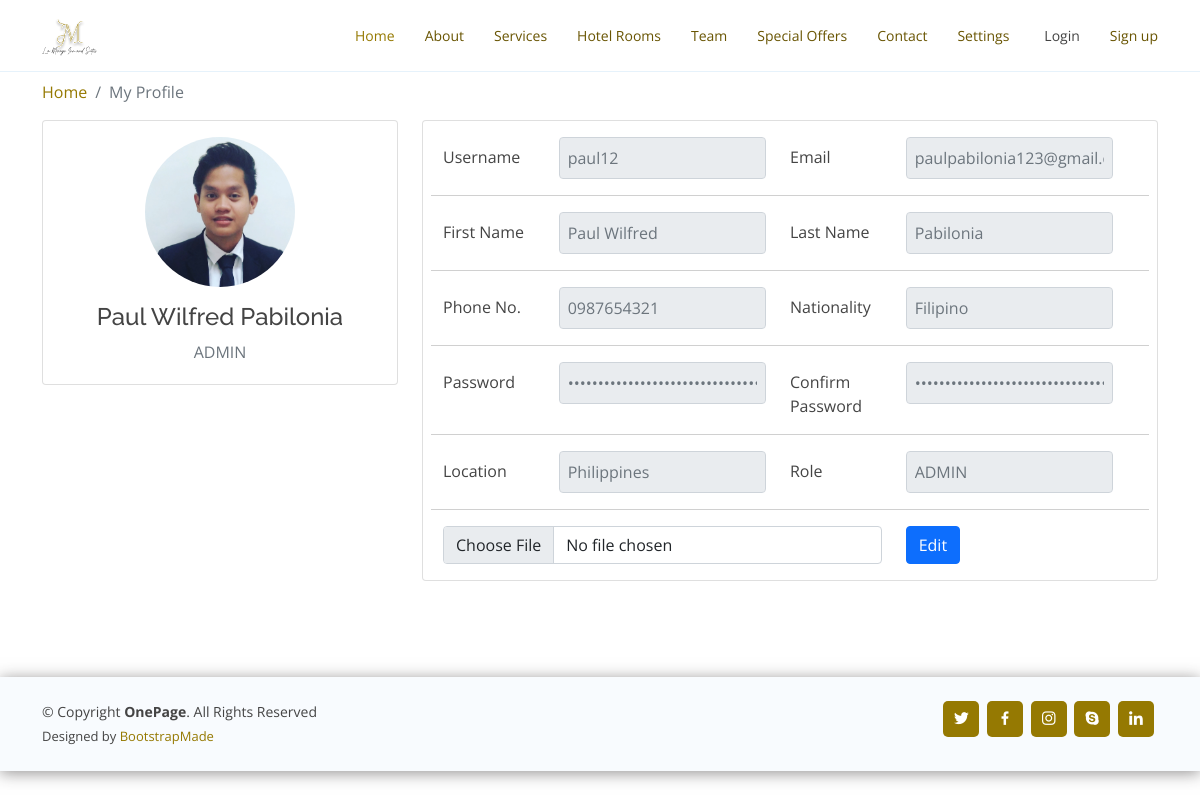
The page /profile_details/6 on the database as committed earlier.
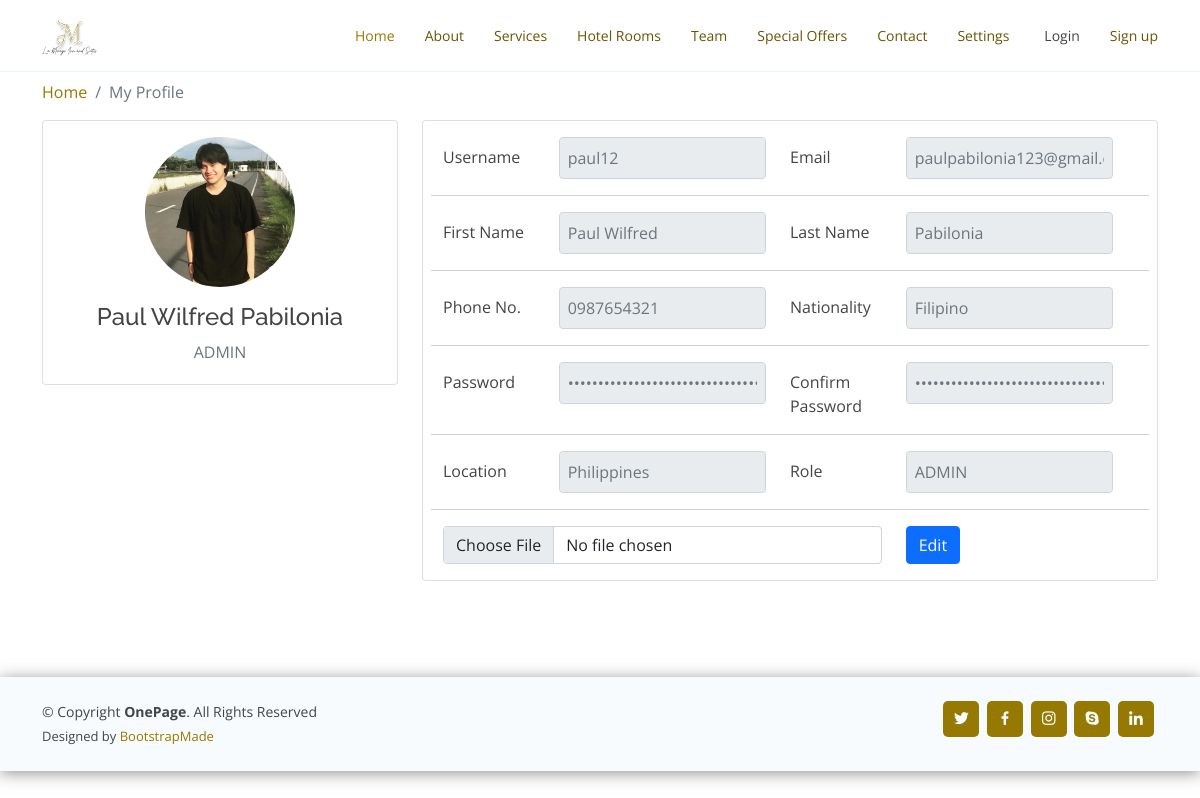
The same page on the database as committed later.
### reservation/models.py (models this page shows, shortened)
class UserProfile(models.Model):
    client = models.ForeignKey(User, on_delete=models.CASCADE,related_name="userprofile_user",default=None)
    phone_no = models.CharField(max_length=200, null=True)
    nationality= models.CharField(max_length=200, null=True)
    location =  models.CharField(max_length=200, null=True)
    profile_img = models.ImageField(null=True, blank = True, upload_to = "images/")
    is_deleted = models.BooleanField(default=False,blank= True)
    created_at = models.DateTimeField(auto_now_add=True)
    update_at = models.DateTimeField(auto_now=True)

class User(AbstractUser):
    pass

### reservation/views.py (the view)
# urls.py: path("profile_details/<int:user_id>",views.profile_details, name="profile_details"),
def profile_details(request, user_id):
    userProfiles = UserProfile.objects.get(pk=user_id)
    return render(request, "reservation/profile_details.html", {
        'userProfile': userProfiles,
    })

### reservation/templates/reservation/profile_details.html (shortened to what the changed rows need)
{% load static %}
<!DOCTYPE html>
<html lang="en">
<head>
  <link href="/static/reservation/assets/vendor/aos/aos.css" rel="stylesheet">
  <link href="/static/reservation/assets/vendor/bootstrap/css/bootstrap.min.css" rel="stylesheet">
  <link href="/static/reservation/assets/vendor/bootstrap-icons/bootstrap-icons.css" rel="stylesheet">
  <link href="/static/reservation/assets/vendor/boxicons/css/boxicons.min.css" rel="stylesheet">
  <link href="/static/reservation/assets/vendor/glightbox/css/glightbox.min.css" rel="stylesheet">
  <link href="/static/reservation/assets/vendor/remixicon/remixicon.css" rel="stylesheet">
  <link href="/static/reservation/assets/vendor/swiper/swiper-bundle.min.css" rel="stylesheet">
  <link href="/static/reservation/assets/css/style.css" rel="stylesheet">
</head>
<body>
  <header id="header" class="fixed-top">
    <div class="container d-flex align-items-center justify-content-between">
      <h1 class="logo"><a href="{% url 'index' %}"><img src="/static/reservation/assets/img/LogoFinal1.svg" alt="LOGO"
        style="height: 50px;" class="img-fluid"></a></h1>
    </div>
  </header>
  <main id="main">
    <section class="inner-page">
      <div class="container">
        <div class="main-body">
          <div class="row gutters-sm">
            <div class="col-md-4 mb-3">
              <div class="card">
                <div class="card-body">
                  <div class="d-flex flex-column align-items-center text-center">
                    {% if userProfile.profile_img %}
                    <img src="{{ userProfile.profile_img.url }}" alt="Admin" class="rounded-circle" width="150">
                    {% else %}
                    <img src="{% static './reservation/images/default_profile.png' %}" alt="Admin"
                      class="rounded-circle" width="150">
                    {% endif %}
                    <div class="mt-3">
                      <h4>{{ userProfile.client.first_name }} {{ userProfile.client.last_name }}</h4>
                      {% if userProfile.client.is_staff %}
                      <p class="text-secondary mb-1">ADMIN</p>
                      {% else %}
                      <p class="text-secondary mb-1">Guest</p>
                      {% endif %}
                    </div>
                  </div>
                </div>
              </div>
            </div>
            <div class="col-md-8">
              <div class="card mb-3">
                <div class="card-body">
                  <form class="row g-3 needs-validation" action="{% url 'save_changes' userProfile.id %}" method="POST"
                    enctype="multipart/form-data" novalidate>
                    <div class="row pt-3">
                      <div class="col-sm-4 text-secondary">
                        <input type="text" name="username" class="form-control p-2 text-secondary" id="username"
                          disabled value="{{ userProfile.client.username}}">
                      </div>
                      <div class="col-sm-4 text-secondary">
                        <input type="email" name="email" class="form-control p-2 text-secondary" id="email" disabled
                          value="{{ userProfile.client.email }}">
                      </div>
                    </div>
                    <div class="row">
                      <div class="col-sm-4 text-secondary">
                        <input type="text" name="first_name" class="form-control p-2 text-secondary" id="first_name"
                          disabled value="{{ userProfile.client.first_name }}">
                      </div>
                      <div class="col-sm-4 text-secondary">
                        <input type="text" name="last_name" class="form-control p-2 text-secondary" id="last_name"
                          disabled value="{{ userProfile.client.last_name }}">
                      </div>
                    </div>
                    <div class="row">
                      <div class="col-sm-4 text-secondary">
                        <input type="text" name="phone_no" class="form-control p-2 text-secondary" id="phone_id"
                          disabled value="{{ userProfile.phone_no }}">
                      </div>
                      <div class="col-sm-4 text-secondary">
                        <input type="text" name="nationality" class="form-control p-2 text-secondary"
                          id="nationality_id" disabled value="{{userProfile.nationality }}">
                      </div>
                    </div>
                    <div class="row">
                      <div class="col-sm-4 text-secondary">
                        <input type="password" name="password" class="form-control p-2 text-secondary" id="password"
                          disabled value="{{ userProfile.client.password }}">
                      </div>
                      <div class="col-sm-4 text-secondary">
                        <input type="password" name="confirmation" class="form-control p-2 text-secondary"
                          id="confirmation" disabled value="{{ userProfile.client.password }}">
                      </div>
                    </div>
                    <div class="row">
                      <div class="col-sm-4 text-secondary">
                        <input type="text" name="location" class="form-control p-2 text-secondary" id="location"
                          disabled value="{{ userProfile.location }}">
                      </div>
                    </div>
                  </form>
                </div>
              </div>
            </div>
          </div>
    </section>
  </main>
</body>
</html>

Rows that differ between the two databases and show on the page:
changed UserProfile "Filipino": profile_img: a different picture
